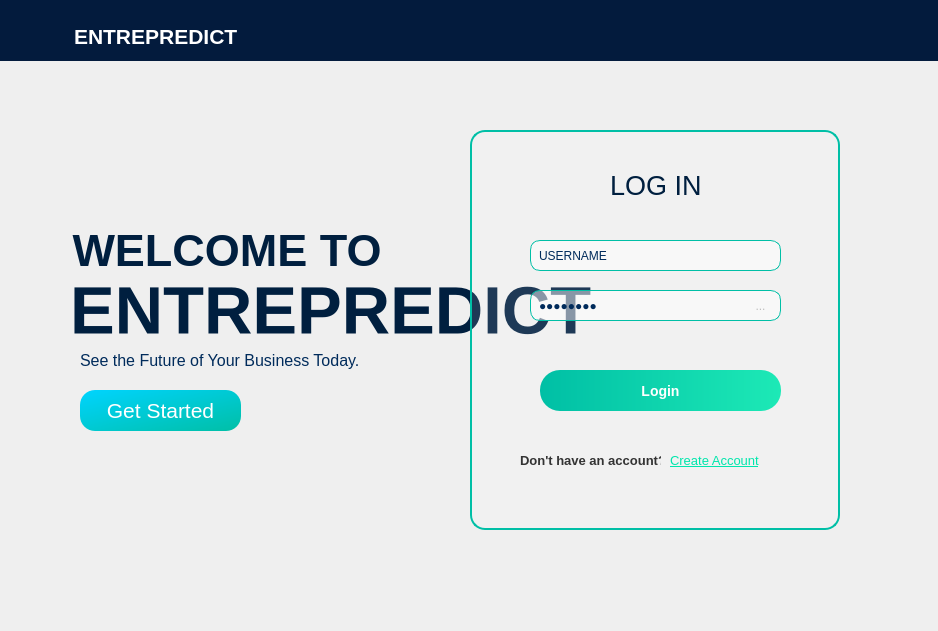
<?xml version="1.0" encoding="UTF-8"?>
<ui version="4.0">
 <class>Form</class>
 <widget class="QWidget" name="Form">
  <property name="geometry">
   <rect>
    <x>0</x>
    <y>0</y>
    <width>938</width>
    <height>631</height>
   </rect>
  </property>
  <property name="windowTitle">
   <string>Form</string>
  </property>
  <property name="autoFillBackground">
   <bool>false</bool>
  </property>
  <property name="styleSheet">
   <string notr="true">background: qlineargradient(
    spread:pad,
    x1:0, y1:0, x2:1, y2:1,
    stop:0 #A6EFFF,
    stop:1 #E0FBFF
);

</string>
  </property>
  <widget class="QWidget" name="mainwidget" native="true">
   <property name="enabled">
    <bool>true</bool>
   </property>
   <property name="geometry">
    <rect>
     <x>0</x>
     <y>0</y>
     <width>941</width>
     <height>631</height>
    </rect>
   </property>
   <property name="styleSheet">
    <string notr="true">#label_phrase{
    font-family: &quot;Open Sans Light&quot;;
    font-size: 12pt;
    font-weight: 300;
    color: #002B5B;
    border: none;              /* removes the border completely */
    background: transparent;   /* ensures no background box */
}
</string>
   </property>
   <widget class="QLabel" name="label_logo">
    <property name="geometry">
     <rect>
      <x>609</x>
      <y>140</y>
      <width>311</width>
      <height>331</height>
     </rect>
    </property>
    <property name="sizePolicy">
     <sizepolicy hsizetype="Preferred" vsizetype="Preferred">
      <horstretch>150</horstretch>
      <verstretch>150</verstretch>
     </sizepolicy>
    </property>
    <property name="styleSheet">
     <string notr="true">#label_logo{
border-image: url(&quot;C:/Users/Missy/Downloads/ENTREPREDICT_Icon_Option_1_-_Circuit-Graph_E-removebg-preview.png&quot;);

border-radius: 25px;
    background-color: #001F3F;
    padding: 10px;
 
   background:none;
}


</string>
    </property>
    <property name="text">
     <string/>
    </property>
   </widget>
   <widget class="QPushButton" name="pushButton">
    <property name="geometry">
     <rect>
      <x>80</x>
      <y>390</y>
      <width>161</width>
      <height>41</height>
     </rect>
    </property>
    <property name="styleSheet">
     <string notr="true">QPushButton {
    background-color: qlineargradient(spread:pad, x1:0, y1:0, x2:1, y2:1, stop:0 #00d4ff, stop:1 #00bfa6);
    color: white;
    border: none;
    border-radius: 15px;
    font-family: &quot;Segoe UI Semibold&quot;;
    font-size: 16pt;
    padding: 8px 24px;
}

QPushButton:hover {
    background-color: #00e6cc;
    border: 2px solid white;
    box-shadow: 0 0 10px #00d4ff; /* ignored by Qt, visual only in Designer */
}

QPushButton:pressed {
    background-color: #00997a;  /* darker color when clicked */
}
</string>
    </property>
    <property name="text">
     <string>Get Started</string>
    </property>
   </widget>
   <widget class="QLabel" name="label_smalllogo">
    <property name="geometry">
     <rect>
      <x>10</x>
      <y>0</y>
      <width>51</width>
      <height>61</height>
     </rect>
    </property>
    <property name="styleSheet">
     <string notr="true">#label_smalllogo{
background-color:#031b3d;
}

#label_smalllogo{
border-image: url(&quot;C:/Users/Missy/Downloads/ENTREPREDICT_Icon_Option_1_-_Circuit-Graph_E-removebg-preview.png&quot;);
}</string>
    </property>
    <property name="text">
     <string/>
    </property>
   </widget>
   <widget class="QLabel" name="label_welcome">
    <property name="geometry">
     <rect>
      <x>60</x>
      <y>210</y>
      <width>511</width>
      <height>81</height>
     </rect>
    </property>
    <property name="styleSheet">
     <string notr="true">#label_welcome {
    font-family: &quot;Segoe UI Semibold&quot;;
    font-size: 34pt;
    font-weight: 600;
    color: #001F3F;
    border:none;
background:transparent;
readOnly = True;
}

</string>
    </property>
    <property name="text">
     <string> WELCOME TO </string>
    </property>
   </widget>
   <widget class="QLabel" name="label_phrase">
    <property name="geometry">
     <rect>
      <x>80</x>
      <y>350</y>
      <width>281</width>
      <height>21</height>
     </rect>
    </property>
    <property name="styleSheet">
     <string notr="true">#label_phrase{
font-family:&quot;Lato Regular&quot;;
}</string>
    </property>
    <property name="text">
     <string>See the Future of Your Business Today.</string>
    </property>
   </widget>
   <widget class="QLabel" name="label_entrep">
    <property name="geometry">
     <rect>
      <x>70</x>
      <y>280</y>
      <width>581</width>
      <height>61</height>
     </rect>
    </property>
    <property name="styleSheet">
     <string notr="true">#label_entrep {
    font-family: &quot;Exo 2 ExtraBold&quot;;
    font-size: 50pt;
    font-weight: 800;
    color: #001F3F;
    border:none;
background:transparent;



}
</string>
    </property>
    <property name="text">
     <string>ENTREPREDICT</string>
    </property>
   </widget>
   <widget class="QLabel" name="label_upperhome">
    <property name="geometry">
     <rect>
      <x>0</x>
      <y>0</y>
      <width>941</width>
      <height>61</height>
     </rect>
    </property>
    <property name="styleSheet">
     <string notr="true">#label_upperhome{
background-color:#031b3d;
}</string>
    </property>
    <property name="text">
     <string/>
    </property>
   </widget>
   <widget class="QPlainTextEdit" name="plainTextEdit_Entrep">
    <property name="geometry">
     <rect>
      <x>70</x>
      <y>20</y>
      <width>191</width>
      <height>41</height>
     </rect>
    </property>
    <property name="styleSheet">
     <string notr="true">#plainTextEdit_Entrep{
 font-family: &quot;Montserrat ExtraBold&quot;;
    font-size: 16pt;
font-weight: 600;
color:white;
background-color:#031b3d;
border:none;
}</string>
    </property>
    <property name="plainText">
     <string>ENTREPREDICT</string>
    </property>
   </widget>
   <widget class="QFrame" name="frame">
    <property name="enabled">
     <bool>false</bool>
    </property>
    <property name="geometry">
     <rect>
      <x>470</x>
      <y>130</y>
      <width>370</width>
      <height>400</height>
     </rect>
    </property>
    <property name="styleSheet">
     <string notr="true">#frame {
    background-color: rgba(255, 255, 255, 30);  /* transparent white layer */
    border: 2px solid #00bfa6;                  /* cyan-blue border */
    border-radius: 15px;                        /* soft corners */
    backdrop-filter: blur(8px);                 /* frosted glass look (optional, works in Qt6) */
}
</string>
    </property>
    <property name="frameShape">
     <enum>QFrame::StyledPanel</enum>
    </property>
    <property name="frameShadow">
     <enum>QFrame::Raised</enum>
    </property>
    <widget class="QLabel" name="label_login_title">
     <property name="geometry">
      <rect>
       <x>140</x>
       <y>40</y>
       <width>101</width>
       <height>31</height>
      </rect>
     </property>
     <property name="styleSheet">
      <string notr="true">#label_login_title {
    font-family: &quot;Segoe UI Semibold&quot;;
    font-size: 20pt;
    color: #001F3F;
    background: transparent;
    border: none;
}
</string>
     </property>
     <property name="text">
      <string>LOG IN</string>
     </property>
    </widget>
    <widget class="QLineEdit" name="lineEdit_username">
     <property name="geometry">
      <rect>
       <x>60</x>
       <y>110</y>
       <width>251</width>
       <height>31</height>
      </rect>
     </property>
     <property name="styleSheet">
      <string notr="true">#lineEdit_username {
    border: 1px solid #00bfa6;
    border-radius: 10px;
    padding: 6px;
    background: rgba(255, 255, 255, 120);
    color: #002B5B;
}
</string>
     </property>
     <property name="text">
      <string>USERNAME</string>
     </property>
    </widget>
    <widget class="QLineEdit" name="lineEdit_password">
     <property name="geometry">
      <rect>
       <x>60</x>
       <y>160</y>
       <width>251</width>
       <height>31</height>
      </rect>
     </property>
     <property name="styleSheet">
      <string notr="true">#lineEdit_password {
    border: 1px solid #00bfa6;
    border-radius: 10px;
    padding: 6px;
    background: rgba(255, 255, 255, 120);
    color: #002B5B;
}
</string>
     </property>
     <property name="text">
      <string>PASSWORD</string>
     </property>
     <property name="echoMode">
      <enum>QLineEdit::Password</enum>
     </property>
    </widget>
    <widget class="QPushButton" name="pushButton_login">
     <property name="geometry">
      <rect>
       <x>70</x>
       <y>240</y>
       <width>241</width>
       <height>41</height>
      </rect>
     </property>
     <property name="styleSheet">
      <string notr="true">#pushButton_login {
    background-color: qlineargradient(spread:pad, x1:0, y1:0, x2:1, y2:0, stop:0 #00bfa5, stop:1 #1de9b6);
    border: none;
    border-radius: 20px;
    color: white;
    font-weight: bold;
    font-size: 14px;
    padding: 8px 16px;
}

#pushButton_login:hover {
    background-color: qlineargradient(spread:pad, x1:0, y1:0, x2:1, y2:0, stop:0 #1de9b6, stop:1 #a7ffeb);
    box-shadow: 0px 0px 10px #1de9b6;
}

#pushButton_login:pressed {
    background-color: #009e89;
    transform: scale(0.97);
}
</string>
     </property>
     <property name="text">
      <string>Login</string>
     </property>
    </widget>
    <widget class="QLabel" name="label_create_account">
     <property name="geometry">
      <rect>
       <x>200</x>
       <y>320</y>
       <width>101</width>
       <height>20</height>
      </rect>
     </property>
     <property name="styleSheet">
      <string notr="true">#label_create_account {
    color: #00e6ac;
    font-size: 10pt;
    font-weight: 400;
    background: transparent;
    text-decoration: underline;
}

#label_create_account:hover {
    color: #00ffd1;
}


</string>
     </property>
     <property name="text">
      <string>Create Account</string>
     </property>
    </widget>
    <widget class="QLabel" name="label_noAccount">
     <property name="geometry">
      <rect>
       <x>50</x>
       <y>320</y>
       <width>141</width>
       <height>20</height>
      </rect>
     </property>
     <property name="font">
      <font>
       <family>Segoe UI</family>
       <pointsize>10</pointsize>
       <bold>true</bold>
      </font>
     </property>
     <property name="styleSheet">
      <string notr="true">QLabel {
    color: #333;
    font-family: &quot;Segoe UI&quot;;
    background: transparent;
}
</string>
     </property>
     <property name="text">
      <string>Don't have an account?</string>
     </property>
    </widget>
    <widget class="QToolButton" name="toolButton_eye">
     <property name="geometry">
      <rect>
       <x>280</x>
       <y>160</y>
       <width>21</width>
       <height>31</height>
      </rect>
     </property>
     <property name="styleSheet">
      <string notr="true">#toolButton_eye {
    background: transparent;
    border: none;
    padding: 0;
}
#toolButton_eye:hover {
    background-color: rgba(0, 0, 0, 0.1);
}
</string>
     </property>
     <property name="text">
      <string>...</string>
     </property>
     <property name="icon">
      <iconset>
       <normaloff>../../../../Downloads/view.png</normaloff>../../../../Downloads/view.png</iconset>
     </property>
    </widget>
    <zorder>label_login_title</zorder>
    <zorder>pushButton_login</zorder>
    <zorder>label_create_account</zorder>
    <zorder>label_noAccount</zorder>
    <zorder>lineEdit_username</zorder>
    <zorder>lineEdit_password</zorder>
    <zorder>toolButton_eye</zorder>
   </widget>
   <zorder>label_upperhome</zorder>
   <zorder>label_logo</zorder>
   <zorder>label_smalllogo</zorder>
   <zorder>label_welcome</zorder>
   <zorder>label_phrase</zorder>
   <zorder>label_entrep</zorder>
   <zorder>pushButton</zorder>
   <zorder>plainTextEdit_Entrep</zorder>
   <zorder>frame</zorder>
  </widget>
 </widget>
 <resources/>
 <connections/>
</ui>
